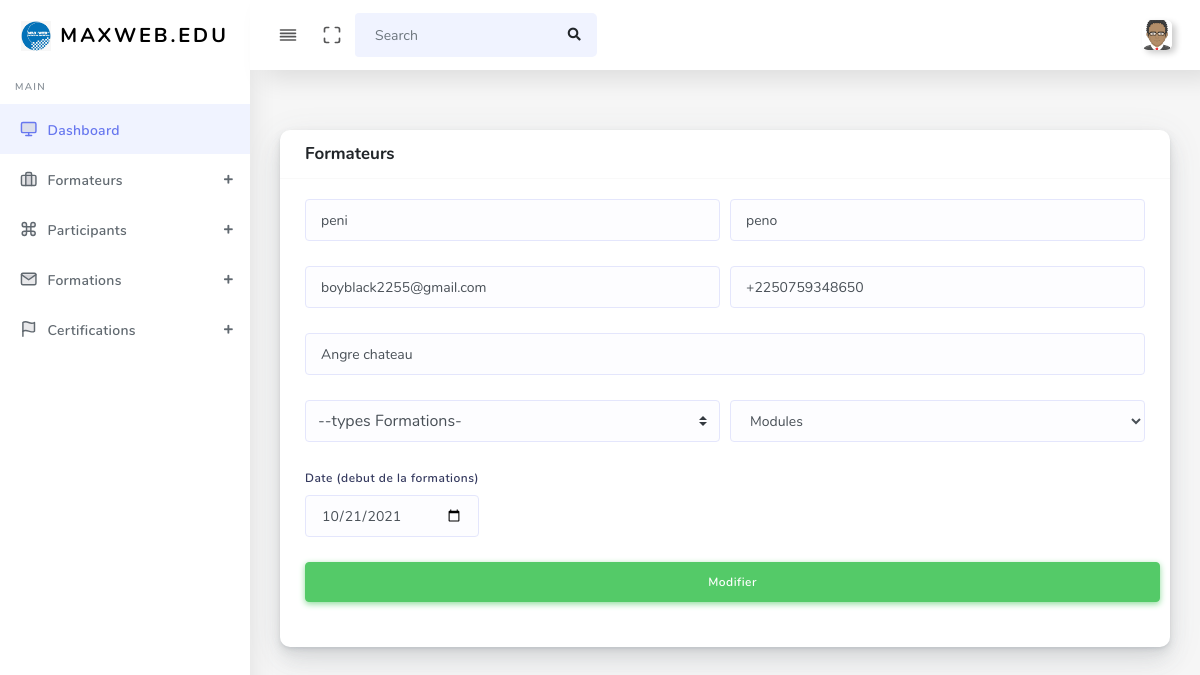
Screenshot of /formateursInsert.php?edit=144 with the database file from the repository.
### tables this page shows
CREATE TABLE `formateurs` (
  `id_formateur` int(11) NOT NULL,
  `nom_formateur` varchar(80) NOT NULL,
  `prenom_formateur` varchar(80) NOT NULL,
  `email_formateur` varchar(80) NOT NULL,
  `tel_formateur` varchar(100) NOT NULL,
  `lieux_habitations` varchar(255) NOT NULL,
  `date_debutdform` varchar(255) DEFAULT NULL,
  `formations_form` varchar(255) NOT NULL,
  `modules_form` varchar(255) NOT NULL
);

### actionF.php (called while the page is built, shortened)
<?php
include ('config.php');
    if(isset($_GET['edit'])){
		$id=$_GET['edit'];
      $query= $conn->prepare("SELECT * FROM formateurs WHERE id_formateur=:id_formateur");
      $query->bindValue(":id_formateur",$id, PDO::PARAM_INT);
	    $query->execute();
	    $resultat = $query->fetch();
      $update=true;
    }
?>

### formateursInsert.php (the view, shortened to what this page needs)
<?php
include 'actionF.php';
?>
<!DOCTYPE html>
<html lang="en">
<head>
<?php include ("includes/head.php"); ?>
  <link rel="stylesheet" href="assets/css/app.min.css">
  <link rel="stylesheet" href="assets/css/style.css">
  <link rel="stylesheet" href="assets/css/components.css">
  <link rel="stylesheet" href="assets/css/custom.css">
</head>
<body>
  <div id="app">
    <div class="main-wrapper main-wrapper-1">
      <div class="navbar-bg"></div>
      <?php include ("includes/nav.php"); ?>
      <div class="main-sidebar sidebar-style-2">
      <?php include ("includes/sideBar.php"); ?>
    </div>
    <div class="main-content">
    <div class="card">
                  <div class="card-header">
                  <form action="actionF.php" method="POST" enctype="multipart/form-data">
                    <h4>Formateurs</h4>
                    </div>
                    <div class="card-body">
                    <div class="form-row">
                      <div class="form-group col-md-6">
                        <input type="text" pattern="[aA-z]{1,15}"  name="name" value="<?php if(isset($_GET["edit"])){echo $resultat["nom_formateur"];} ?>"class="form-control" placeholder="Nom" required="required">
                      </div>
                      <div class="form-group col-md-6">
                        <input type="text" pattern="[aA-z]{1,15}" name="prenom" value="<?php if(isset($_GET["edit"])){echo $resultat["prenom_formateur"];} ?>" class="form-control"  placeholder="Prenom" required="required">
                      </div>
                      <div class="form-group col-md-6">
                        <input type="text" pattern="[a-zA-Z][\w\-\.]+@([\w\-]+\.)+[\w\-]{2,4}" name="email" value="<?php if(isset($_GET["edit"])){echo $resultat["email_formateur"];} ?>" class="form-control"  placeholder="Email" required="required">
                      </div>
                      <div class="form-group col-md-6">
                        <input type="tel" pattern="(\+225|0)([ \-_/]*)(\d[ \-_/]*){10}" name="phone"value="<?php if(isset($_GET["edit"])){echo $resultat["tel_formateur"];} ?>" class="form-control"  placeholder="telephone" required="required">
                      </div>
                    </div>
                    <div class="form-group col-md-15">
                      <input type="text" name="habitation" value="<?php if(isset($_GET["edit"])){echo $resultat["lieux_habitations"];} ?>" class="form-control" placeholder="Habitation" required="required">
                    </div>
                    <div class="form-row">
                      <div class="form-group col-md-6">
                        <select id="" class="custom-select" name="formation">
                          <option >--types Formations-</option>
                        </select>
                      </div>
                      <div class="form-group col-md-6">
                        <select id="" class="form-control" name="modules">
                          <option>Modules</option>
                        </select>
                      </div>
                      <div class="form-group col-md-15">
                        <label>Date (debut de la formations)</label>
                        <input name ="date" value="<?php if(isset($_GET["edit"])){echo $resultat["date_debutdform"];} ?>"type="date" class="form-control col-md-15">
                      </div>
                </div>
                <div class="form-group">
                  <?php
                      if ($update==true){ ?>
                      <input type="submit" name="update" class="btn btn-success btn-success" value="Modifier"style="width: 855px; height: 40px;">
                    <?php } else{ ?>
              <input type="submit" name="add"  class="btn btn-primary btn-block" value="Ajouter">
                    <?php } ?>
            </div>
            </div>
            </div>
  </div>

### rows the page displays
formateurs: name "peni", prenom "peno", email "boyblack2255@gmail.com", habitation "Angre chateau", date "10/21/2021"
